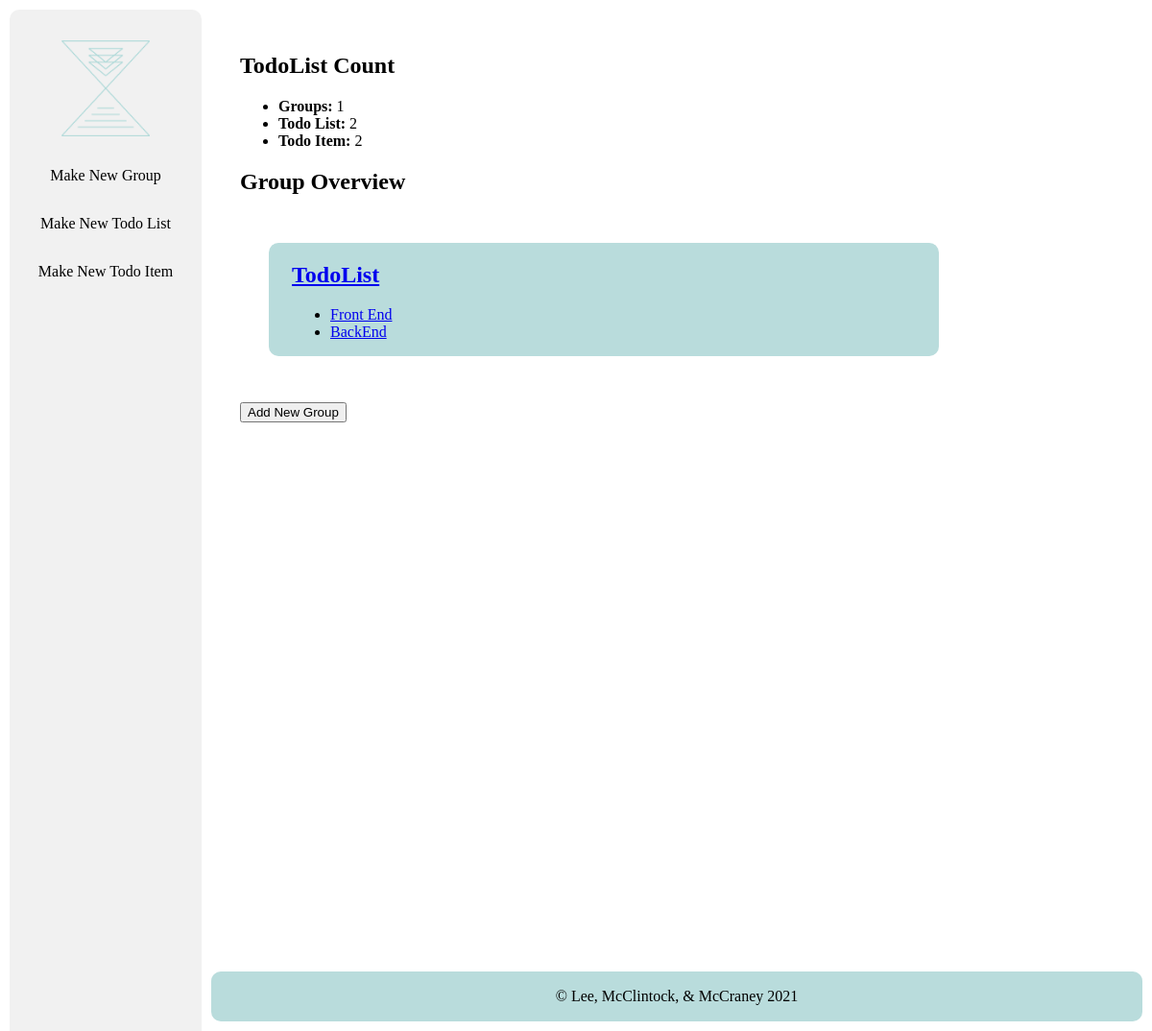
The app's page /, older data.
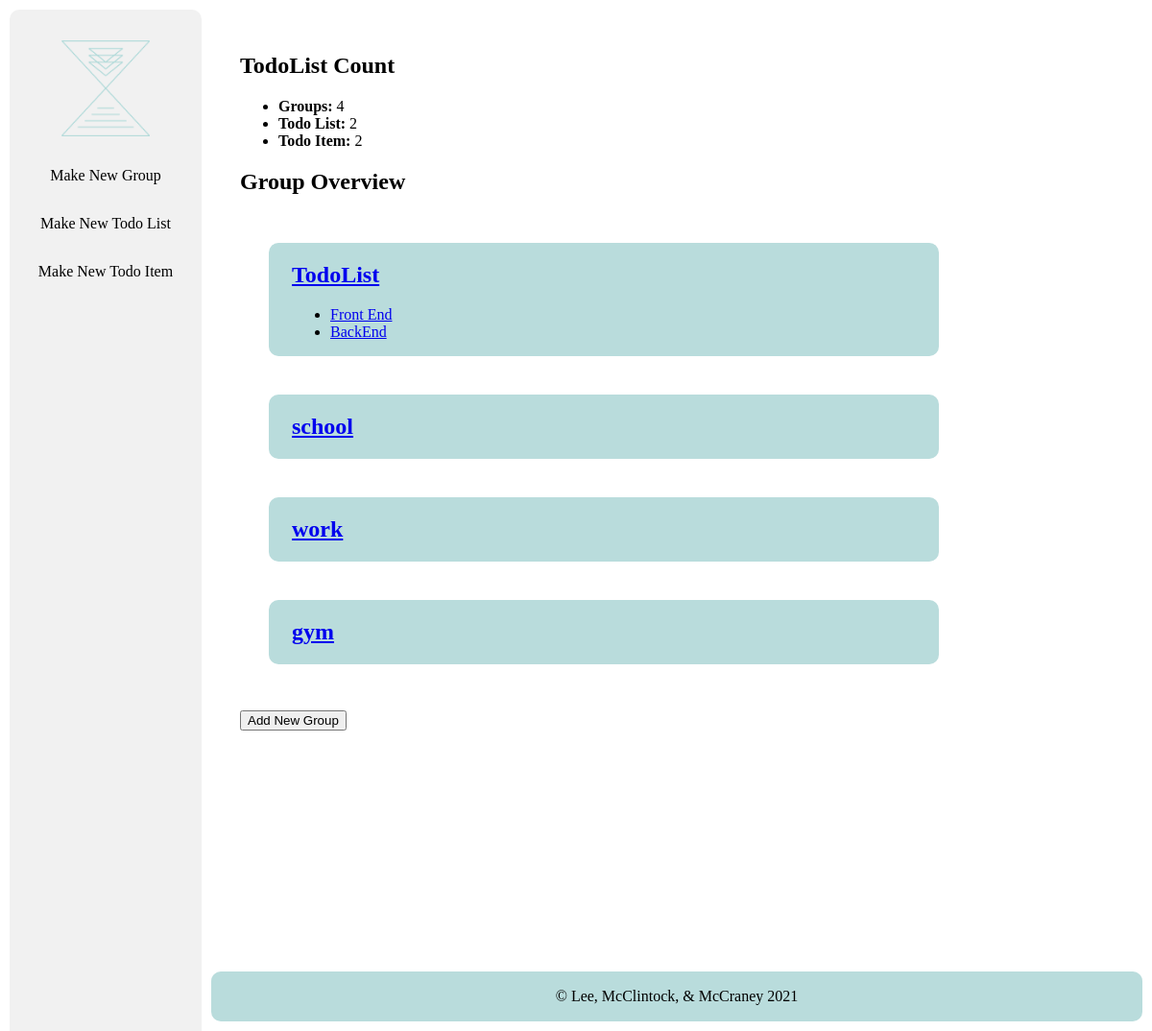
The same page, newer data.
### calendarApp/models.py (models this page shows, shortened)
class Group(models.Model):
    name = models.CharField(max_length=200)
    def __str__(self):
        return self.name

class TodoList(models.Model):
    group = models.ForeignKey(Group, on_delete=models.CASCADE)
    name = models.CharField(max_length=200)
    def getGroup(self):
        return str(self.group)

### calendarApp/views.py (the view)
# urls.py: path('', views.index, name='index'),
def index(request):
    num_Groups = Group.objects.all().count()
    num_TodoList = TodoList.objects.all().count()
    num_TodoItem = TodoItem.objects.all().count()
    groups = Group.objects.all()
    todoLists = TodoList.objects.all()
    todoItems = TodoItem.objects.all()
    context = {
        "num_Groups": num_Groups,
        "num_TodoList": num_TodoList,
        "num_TodoItem": num_TodoItem,
        "groups": groups,
        "todoLists": todoLists,
        "todoItems": todoItems,
    }
    return render(request, "index.html", context=context)

### calendarApp/templates/index.html
{% extends "base_generic.html" %}
{% block content %}
<div class="content">
  <div class="main">
    <h2>TodoList Count</h2>
    <ul>
      <li><strong>Groups:</strong> {{ num_Groups }}</li>
      <li><strong>Todo List:</strong> {{ num_TodoList }}</li>
      <li><strong>Todo Item:</strong> {{ num_TodoItem }}</li>
    </ul>
    <h2>Group Overview</h2>
    {% if groups %}
      <div class="indexOverview">
        {% for group in groups %}
          <div class="groups">
            <h2><a href="/{{group.name}}">{{group.name}}</a></h2>
            <ul class="todoList">
            {% for todoList in todoLists %}
              {% if todoList.getGroup == group.name %}
                <li><a href="/{{todoList.group}}/{{todoList.name}}">{{todoList.name}}</a></li>
              {% endif %}
            {% endfor %}
            </ul>
          </div>
        {% endfor %}
      </div>
      <br>
      <button onclick="location.href='/makeNewGroup'">Add New Group</button>
    {% endif %}
  </div>
</div>
{% endblock %}

### calendarApp/templates/base_generic.html (shortened to what this page needs)
{% load static %}
<link rel="stylesheet" type="text/css" href="{% static 'calendarApp/style.css' %}">
<!DOCTYPE html>
<html lang="en">
<head>
</head>
<body>
    {% block navigation %}
        <div class='sidebar'>
            <ul>
                <li>
                    <div class="logoPadding">
                    <a href="/"><img src="{% static 'calendarApp/calendarAppLogo1.png' %}" alt="Logo for Calendar Application" style="height: 100px;"></a>
                    </div>
                </li>
                <li><a href="/makeNewGroup">Make New Group</a></li>
                <li><a href="/makeNewTodoList">Make New Todo List</a></li>
                <li><a href="/makeNewTodoItem">Make New Todo Item</a></li>
            </ul>
        </div>
    {% endblock %}
    {% block content %}{% endblock %}
<footer>
    <p>&copy Lee, McClintock, & McCraney 2021</p>
</footer>
</body>
</html>

### calendarApp/static/calendarApp/style.css (style rules this page uses)
body { margin: 10px; }
h2 { color: black; }
.logoPadding { padding: center; }
.sidebar ul { list-style: none; padding-inline-start: .5rem; padding-inline-end: .5rem; }
.sidebar { margin: 0; padding: 0; width: 200px; background-color: #f1f1f1; position: fixed; height: 100%; overflow: auto; border-radius:10px; text-align: center; }
.sidebar a { display: block; color: black; padding: 16px; text-decoration: none; }
div.main { width: 80%; max-width: 1920px; height: 100%; position: relative; padding-left: 1.5rem; padding-top: 1.5rem; }
div.content { margin-left: 200px; padding: 1px 16px; height: 1000px; }
.indexOverview, .groupOverview { padding: 30px; display: grid; grid-template-columns: repeat(auto-fit, minmax(25rem, 1fr)); grid-gap: 2.5rem; border-radius:10px; }
.groups, .todoLists { background-color: #B9DCDC; padding-left: 1.5rem; border-radius:10px; }
footer { text-align: center; margin-left: 210px; padding: 1px 16px; background-color: #B9DCDC; color: black; border-radius:10px; }

Row changes from the older to the newer data that the page shows:
added Group: name "school"
added Group: name "work"
added Group: name "gym"
Text that changed along with them:
{{ num_Groups }}: "1" → "4"
